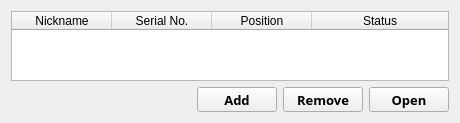
<?xml version="1.0" encoding="UTF-8"?>
<ui version="4.0">
 <class>Form</class>
 <widget class="QWidget" name="Form">
  <property name="geometry">
   <rect>
    <x>0</x>
    <y>0</y>
    <width>460</width>
    <height>122</height>
   </rect>
  </property>
  <property name="sizePolicy">
   <sizepolicy hsizetype="Preferred" vsizetype="Preferred">
    <horstretch>0</horstretch>
    <verstretch>0</verstretch>
   </sizepolicy>
  </property>
  <property name="minimumSize">
   <size>
    <width>460</width>
    <height>0</height>
   </size>
  </property>
  <property name="maximumSize">
   <size>
    <width>460</width>
    <height>16777215</height>
   </size>
  </property>
  <property name="windowTitle">
   <string>Form</string>
  </property>
  <layout class="QVBoxLayout" name="verticalLayout">
   <item>
    <widget class="QTableWidget" name="tableWidget">
     <property name="sizePolicy">
      <sizepolicy hsizetype="Fixed" vsizetype="Expanding">
       <horstretch>0</horstretch>
       <verstretch>0</verstretch>
      </sizepolicy>
     </property>
     <property name="minimumSize">
      <size>
       <width>35</width>
       <height>0</height>
      </size>
     </property>
     <property name="maximumSize">
      <size>
       <width>588</width>
       <height>16777215</height>
      </size>
     </property>
     <property name="horizontalScrollBarPolicy">
      <enum>Qt::ScrollBarAsNeeded</enum>
     </property>
     <property name="sizeAdjustPolicy">
      <enum>QAbstractScrollArea::AdjustToContents</enum>
     </property>
     <property name="autoScroll">
      <bool>true</bool>
     </property>
     <property name="editTriggers">
      <set>QAbstractItemView::DoubleClicked</set>
     </property>
     <property name="dragDropOverwriteMode">
      <bool>false</bool>
     </property>
     <property name="defaultDropAction">
      <enum>Qt::CopyAction</enum>
     </property>
     <property name="alternatingRowColors">
      <bool>false</bool>
     </property>
     <property name="selectionMode">
      <enum>QAbstractItemView::MultiSelection</enum>
     </property>
     <property name="selectionBehavior">
      <enum>QAbstractItemView::SelectRows</enum>
     </property>
     <property name="textElideMode">
      <enum>Qt::ElideMiddle</enum>
     </property>
     <property name="showGrid">
      <bool>true</bool>
     </property>
     <property name="wordWrap">
      <bool>true</bool>
     </property>
     <property name="cornerButtonEnabled">
      <bool>true</bool>
     </property>
     <property name="columnCount">
      <number>4</number>
     </property>
     <attribute name="horizontalHeaderVisible">
      <bool>true</bool>
     </attribute>
     <attribute name="horizontalHeaderCascadingSectionResizes">
      <bool>false</bool>
     </attribute>
     <attribute name="horizontalHeaderHighlightSections">
      <bool>true</bool>
     </attribute>
     <attribute name="horizontalHeaderShowSortIndicator" stdset="0">
      <bool>false</bool>
     </attribute>
     <attribute name="horizontalHeaderStretchLastSection">
      <bool>true</bool>
     </attribute>
     <attribute name="verticalHeaderVisible">
      <bool>true</bool>
     </attribute>
     <attribute name="verticalHeaderCascadingSectionResizes">
      <bool>true</bool>
     </attribute>
     <attribute name="verticalHeaderMinimumSectionSize">
      <number>30</number>
     </attribute>
     <attribute name="verticalHeaderShowSortIndicator" stdset="0">
      <bool>true</bool>
     </attribute>
     <attribute name="verticalHeaderStretchLastSection">
      <bool>true</bool>
     </attribute>
     <column>
      <property name="text">
       <string>Nickname</string>
      </property>
     </column>
     <column>
      <property name="text">
       <string>Serial No.</string>
      </property>
     </column>
     <column>
      <property name="text">
       <string>Position</string>
      </property>
     </column>
     <column>
      <property name="text">
       <string>Status</string>
      </property>
     </column>
    </widget>
   </item>
   <item>
    <layout class="QHBoxLayout" name="horizontalLayout">
     <item>
      <spacer name="horizontalSpacer">
       <property name="orientation">
        <enum>Qt::Horizontal</enum>
       </property>
       <property name="sizeHint" stdset="0">
        <size>
         <width>40</width>
         <height>20</height>
        </size>
       </property>
      </spacer>
     </item>
     <item>
      <widget class="QPushButton" name="BTN_open_2">
       <property name="minimumSize">
        <size>
         <width>80</width>
         <height>25</height>
        </size>
       </property>
       <property name="font">
        <font>
         <family>Arial Black</family>
         <pointsize>10</pointsize>
         <weight>75</weight>
         <bold>true</bold>
        </font>
       </property>
       <property name="text">
        <string>Add</string>
       </property>
      </widget>
     </item>
     <item>
      <widget class="QPushButton" name="BTN_open_3">
       <property name="minimumSize">
        <size>
         <width>80</width>
         <height>25</height>
        </size>
       </property>
       <property name="font">
        <font>
         <family>Arial Black</family>
         <pointsize>10</pointsize>
         <weight>75</weight>
         <bold>true</bold>
        </font>
       </property>
       <property name="text">
        <string>Remove</string>
       </property>
      </widget>
     </item>
     <item>
      <widget class="QPushButton" name="BTN_open">
       <property name="minimumSize">
        <size>
         <width>80</width>
         <height>25</height>
        </size>
       </property>
       <property name="font">
        <font>
         <family>Arial Black</family>
         <pointsize>10</pointsize>
         <weight>75</weight>
         <bold>true</bold>
        </font>
       </property>
       <property name="text">
        <string>Open</string>
       </property>
      </widget>
     </item>
    </layout>
   </item>
  </layout>
 </widget>
 <resources/>
 <connections/>
</ui>
